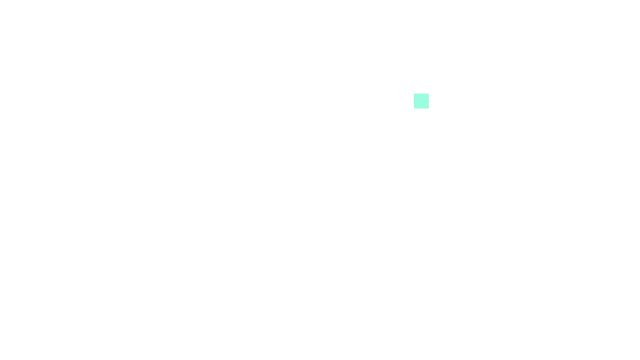
Frame 1 (no input)
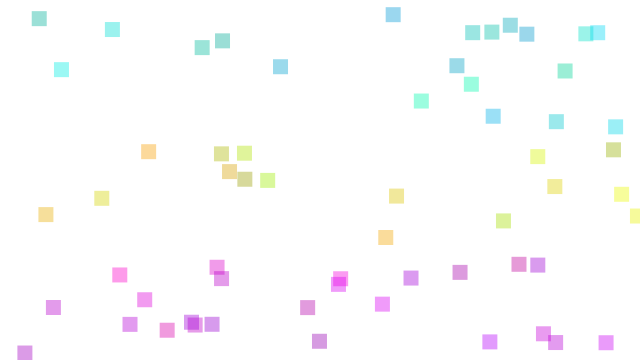
Frame 60 (the mouse pressed at the canvas centre just before this capture)
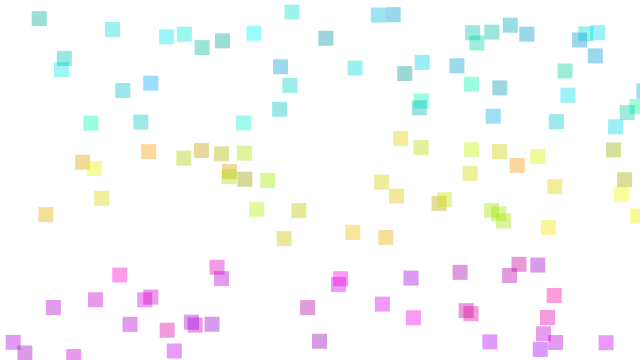
Frame 120 (the mouse held since frame 60 and released just before this capture)

The Processing sketch that drew these frames (run headless with seeded random() and noise(); from frame 60 on, the mouse is pressed at the canvas centre):

// Processing sketch: sketch_241016b
// ── sketch_241016b.pde
int blackSquare, greySquare, x, y;

void setup() {
  size(640, 360);
  background(255);
}

void mousePressed() {
  background(255);
}

void draw() {
  colorMode(RGB, 255);

  float x = random(width);
  float y = random(height);

  if (y < 120) {
    fill(0, random(150, 255), random(150, 255), 100);
  } else if (y < 240) {
    fill(random(150,255), random(150, 255), 0, 100);
  } else if (y < 360) {
    fill(random(150, 255), 0, random(150, 255), 100);
  }
  noStroke();
  square(x, y, 15);
}
